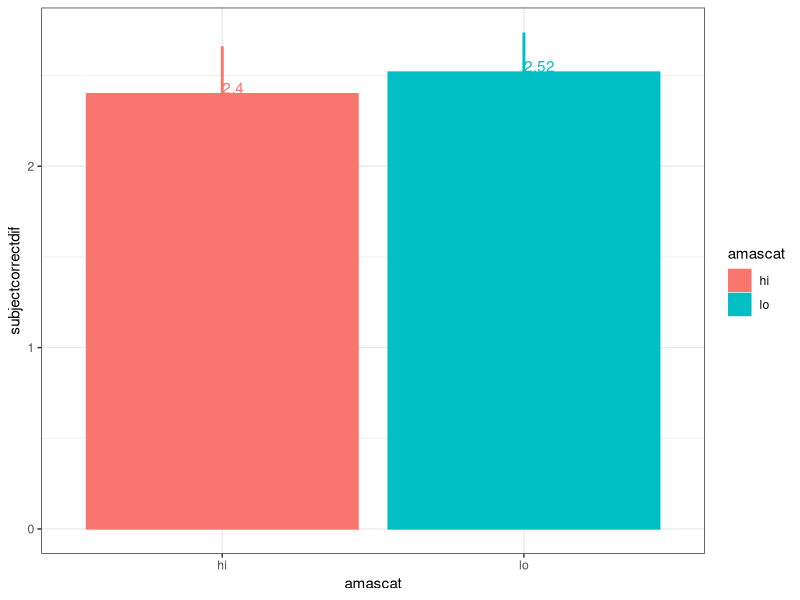
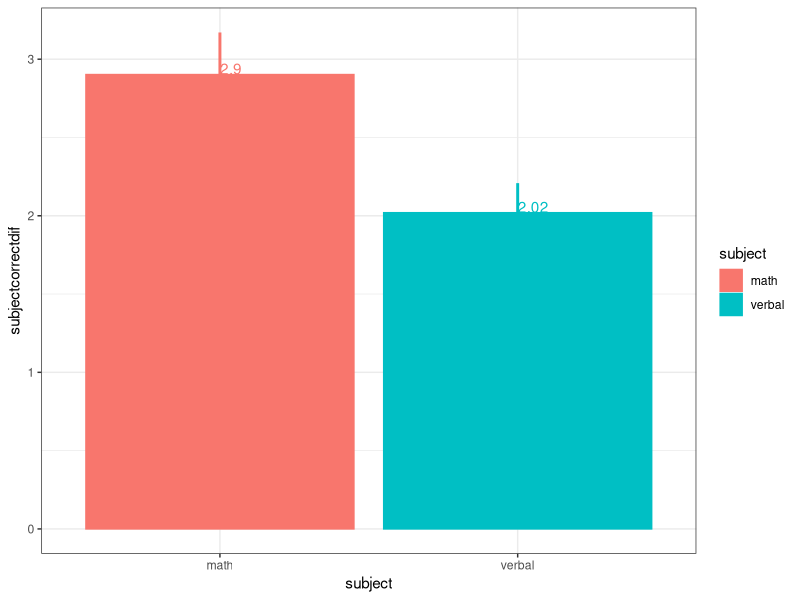

Source code (R) for these figures, in order: (Note: this script raises an error after producing the figures.)
setwd("C:/Users/midlo/Dropbox/RESEARCH/manuscripts/mathanxiety.impulsivity02/03.anovas")
library(dplyr)
library(tidyr)
library(ggplot2)
library(stringr)
library(broom)


#read data in
data<-read.csv("ma.impulsivity.data.20200122.csv", header=T)
longdata<-read.csv("ma.impulsivity.longdata.20200122.csv", header=T)

##anova on correct data
##prep data
correctdiflong<-longdata %>%
  filter((str_detect(measure, pattern="dif"))) %>%
  filter(str_detect(measure, pattern="correct")) %>%
  mutate(
    difficulty=as.factor(ifelse(grepl("easy", measure), "easy",ifelse(grepl("hard", measure),"hard",NA))),
    subject=as.factor(ifelse(grepl("math", measure), "math",ifelse(grepl("verbal",measure),"verbal",NA)))
  )

subjectcorrectdiflong<-filter(correctdiflong, !is.na(subject))
difficultycorrectdiflong<-filter(correctdiflong, !is.na(difficulty))

###Subject
##run anova
subjectcorrectdifmodel<-lm(value~amascat*subject, data=subjectcorrectdiflong)
subjectcorrectdifanova<-aov(subjectcorrectdifmodel)
write.csv(tidy(subjectcorrectdifanova), "subjectcorrectdifanova.csv", row.names=F)

##post hoc pairwise t tests
#single variables
write.csv(tidy(pairwise.t.test(subjectcorrectdiflong$value,subjectcorrectdiflong$amascat,p.adj="bonf")),
          "subjectcorrectdifttestsbyamascat.csv", row.names=F)
write.csv(tidy(pairwise.t.test(subjectcorrectdiflong$value,subjectcorrectdiflong$subject,p.adj="bonf")),
          "subjectcorrectdifttestsbysubject.csv", row.names=F)
subjectcorrectdifsumstatsbyamascat<-subjectcorrectdiflong %>%
  group_by(amascat) %>%
  summarize(
    mean=mean(value),
    median=median(value),
    stddev=sd(value),
    sterr=sd(value)/sqrt(length(value)),
    N=length(value)
  )

subjectcorrectdifsumstatsbysubject<-subjectcorrectdiflong %>%
  group_by(subject) %>%
  summarize(
    mean=mean(value),
    median=median(value),
    stddev=sd(value),
    sterr=sd(value)/sqrt(length(value)),
    N=length(value)
  )
write.csv(subjectcorrectdifsumstatsbyamascat,"subjectcorrectdifsumstatsbyamascat.csv", row.names=F)

write.csv(subjectcorrectdifsumstatsbysubject,"subjectcorrectdifsumstatsbysubject.csv", row.names=F)

subjectcorrectdifsumstatsbyamascat.plot<-ggplot(subjectcorrectdifsumstatsbyamascat,aes(x=amascat, y=mean, color=amascat, fill=amascat))+
  geom_bar(position=position_dodge(), stat="identity")+
  geom_errorbar(aes(ymin=mean-sterr, ymax=mean+sterr), size=1, width=0, position=position_dodge(0.9))+
  geom_text(aes(label = round(mean, digits=2)), hjust = 0, vjust = 0,  position=position_dodge(0.9))+
  labs(y="subjectcorrectdif")+
  theme_bw()

subjectcorrectdifsumstatsbysubject.plot<-ggplot(subjectcorrectdifsumstatsbysubject,aes(x=subject, y=mean, color=subject, fill=subject))+
  geom_bar(position=position_dodge(), stat="identity")+
  geom_errorbar(aes(ymin=mean-sterr, ymax=mean+sterr), size=1, width=0, position=position_dodge(0.9))+
  geom_text(aes(label = round(mean, digits=2)), hjust = 0, vjust = 0,  position=position_dodge(0.9))+
  labs(y="subjectcorrectdif")+
  theme_bw()
#paired variables
write.csv(tidy(pairwise.t.test(subjectcorrectdiflong$value,subjectcorrectdiflong$amascat:subjectcorrectdiflong$subject,p.adj="bonf")),
          "subjectcorrectdifttestsbyamascatxsubject.csv", row.names=F)

subjectcorrectdifsumstatsbyamascatxsubject<-subjectcorrectdiflong %>%
  group_by(amascat,subject) %>%
  summarize(
    mean=mean(value),
    median=median(value),
    stddev=sd(value),
    sterr=sd(value)/sqrt(length(value)),
    N=length(value)
  )

write.csv(subjectcorrectdifsumstatsbyamascatxsubject,"subjectcorrectdifsumstatsbyamascatxsubject.csv", row.names=F)

subjectcorrectdifsumstatsbyamascatxsubject.plot<-ggplot(subjectcorrectdifsumstatsbyamascatxsubject,aes(x=subject, y=mean, color=amascat, fill=amascat))+
  geom_bar(position=position_dodge(), stat="identity")+
  geom_errorbar(aes(ymin=mean-sterr, ymax=mean+sterr), size=1, width=0, position=position_dodge(0.9))+
  geom_text(aes(label = round(mean, digits=2)), hjust = 0, vjust = 0,  position=position_dodge(0.9))+
  labs(y="subjectcorrectdif")+
  theme_bw()

pdf("subjectcorrectdifmeanplots.pdf")
subjectcorrectdifsumstatsbyamascat.plot
subjectcorrectdifsumstatsbysubject.plot
subjectcorrectdifsumstatsbyamascatxsubject.plot

dev.off()

###difficulty
##run anova
difficultycorrectdifmodel<-lm(value~amascat*difficulty, data=difficultycorrectdiflong)
difficultycorrectdifanova<-aov(difficultycorrectdifmodel)
write.csv(tidy(difficultycorrectdifanova), "difficultycorrectdifanova.csv", row.names=F)

##post hoc pairwise t tests
#single variables
write.csv(tidy(pairwise.t.test(difficultycorrectdiflong$value,difficultycorrectdiflong$amascat,p.adj="bonf")),
          "difficultycorrectdifttestsbyamascat.csv", row.names=F)
write.csv(tidy(pairwise.t.test(difficultycorrectdiflong$value,difficultycorrectdiflong$difficulty,p.adj="bonf")),
          "difficultycorrectdifttestsbydifficulty.csv", row.names=F)
difficultycorrectdifsumstatsbyamascat<-difficultycorrectdiflong %>%
  group_by(amascat) %>%
  summarize(
    mean=mean(value),
    median=median(value),
    stddev=sd(value),
    sterr=sd(value)/sqrt(length(value)),
    N=length(value)
  )

difficultycorrectdifsumstatsbydifficulty<-difficultycorrectdiflong %>%
  group_by(difficulty) %>%
  summarize(
    mean=mean(value),
    median=median(value),
    stddev=sd(value),
    sterr=sd(value)/sqrt(length(value)),
    N=length(value)
  )
write.csv(difficultycorrectdifsumstatsbyamascat,"difficultycorrectdifsumstatsbyamascat.csv", row.names=F)

write.csv(difficultycorrectdifsumstatsbydifficulty,"difficultycorrectdifsumstatsbydifficulty.csv", row.names=F)

difficultycorrectdifsumstatsbyamascat.plot<-ggplot(difficultycorrectdifsumstatsbyamascat,aes(x=amascat, y=mean, color=amascat, fill=amascat))+
  geom_bar(position=position_dodge(), stat="identity")+
  geom_errorbar(aes(ymin=mean-sterr, ymax=mean+sterr), size=1, width=0, position=position_dodge(0.9))+
  geom_text(aes(label = round(mean, digits=2)), hjust = 0, vjust = 0,  position=position_dodge(0.9))+
  labs(y="difficultycorrectdif")+
  theme_bw()

difficultycorrectdifsumstatsbydifficulty.plot<-ggplot(difficultycorrectdifsumstatsbydifficulty,aes(x=difficulty, y=mean, color=difficulty, fill=difficulty))+
  geom_bar(position=position_dodge(), stat="identity")+
  geom_errorbar(aes(ymin=mean-sterr, ymax=mean+sterr), size=1, width=0, position=position_dodge(0.9))+
  geom_text(aes(label = round(mean, digits=2)), hjust = 0, vjust = 0,  position=position_dodge(0.9))+
  labs(y="difficultycorrectdif")+
  theme_bw()
#paired variables
write.csv(tidy(pairwise.t.test(difficultycorrectdiflong$value,difficultycorrectdiflong$amascat:difficultycorrectdiflong$difficulty,p.adj="bonf")),
          "difficultycorrectdifttestsbyamascatxdifficulty.csv", row.names=F)

difficultycorrectdifsumstatsbyamascatxdifficulty<-difficultycorrectdiflong %>%
  group_by(amascat,difficulty) %>%
  summarize(
    mean=mean(value),
    median=median(value),
    stddev=sd(value),
    sterr=sd(value)/sqrt(length(value)),
    N=length(value)
  )

write.csv(difficultycorrectdifsumstatsbyamascatxdifficulty,"difficultycorrectdifsumstatsbyamascatxdifficulty.csv", row.names=F)

difficultycorrectdifsumstatsbyamascatxdifficulty.plot<-ggplot(difficultycorrectdifsumstatsbyamascatxdifficulty,aes(x=difficulty, y=mean, color=amascat, fill=amascat))+
  geom_bar(position=position_dodge(), stat="identity")+
  geom_errorbar(aes(ymin=mean-sterr, ymax=mean+sterr), size=1, width=0, position=position_dodge(0.9))+
  geom_text(aes(label = round(mean, digits=2)), hjust = 0, vjust = 0,  position=position_dodge(0.9))+
  labs(y="difficultycorrectdif")+
  theme_bw()

pdf("difficultycorrectdifmeanplots.pdf")
difficultycorrectdifsumstatsbyamascat.plot
difficultycorrectdifsumstatsbydifficulty.plot
difficultycorrectdifsumstatsbyamascatxdifficulty.plot

dev.off()
